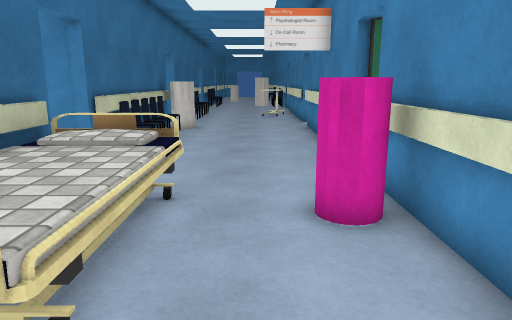
[1] (above)

20 first-person views from a walk through a scene from a Unity 3-D project. The camera is 1.5 m above the floor, tilts 12° down and sees 70° across. Doors are open. The floor is counted in squares, 0.64 m on a side. Each view is taken from the middle of a square. On the plan, view 1 faces up. The plan holds only what a view shows up to about 20 squares ahead; the rest is blank. The place goes on beyond the plan. The player character is not drawn. Some surface patterns are stand-ins.

[2]
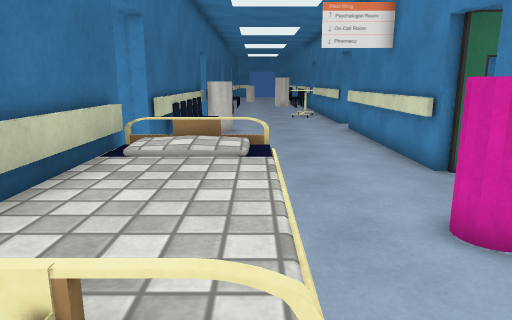

[3]
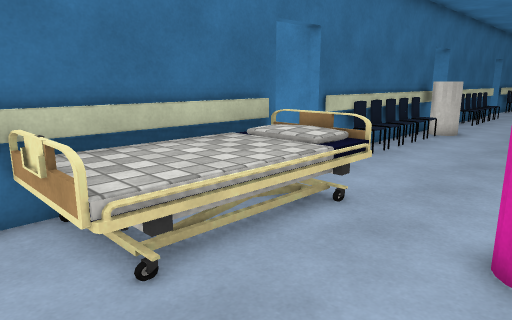

[4]
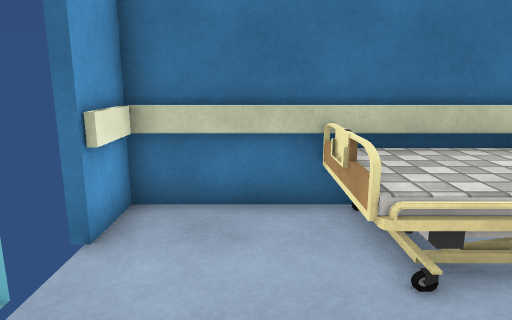

[5]
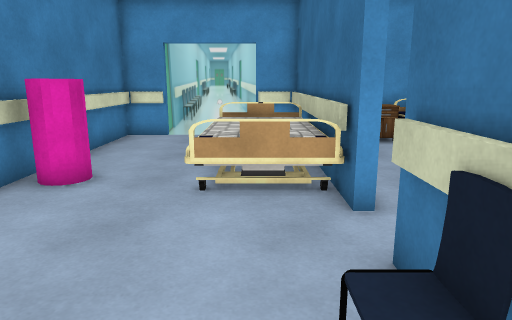

[6]
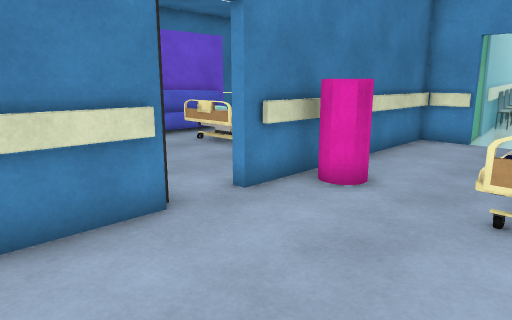

[7]
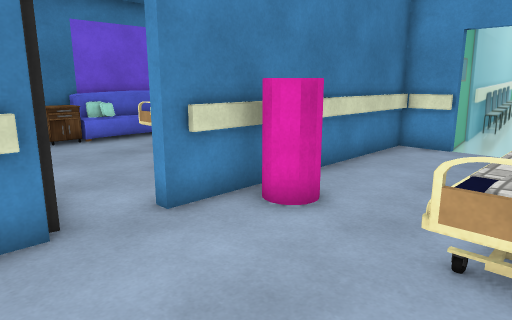

[8]
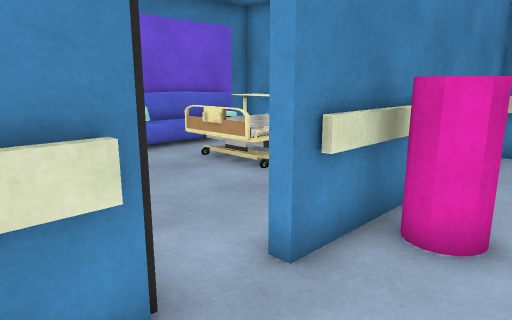

[9]
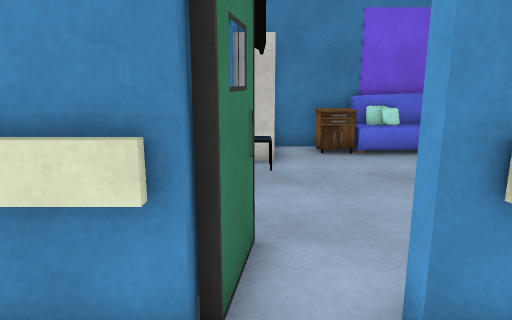

[10]
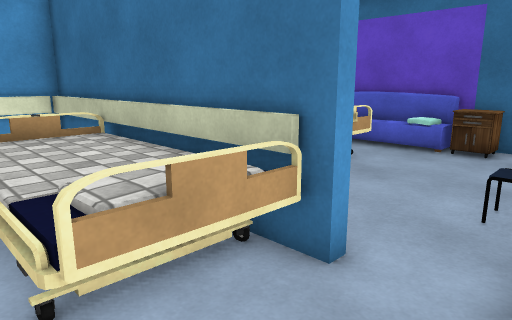

[11]
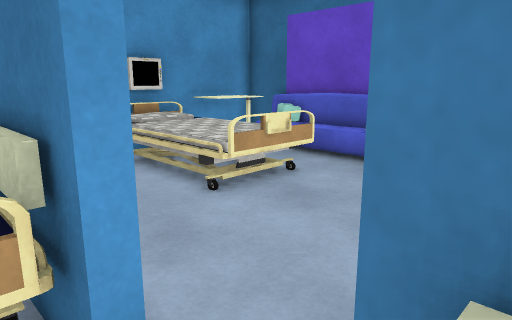

[12]
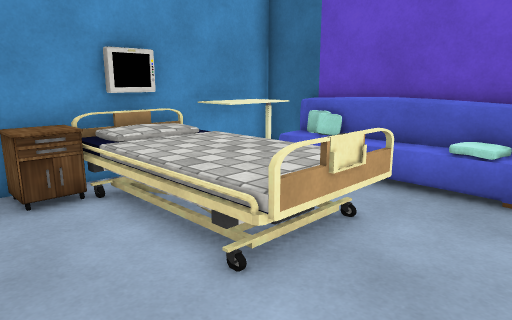

[13]
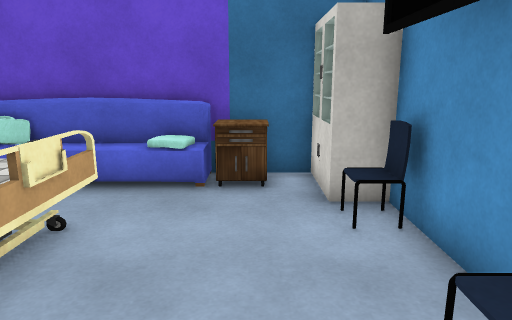

[14]
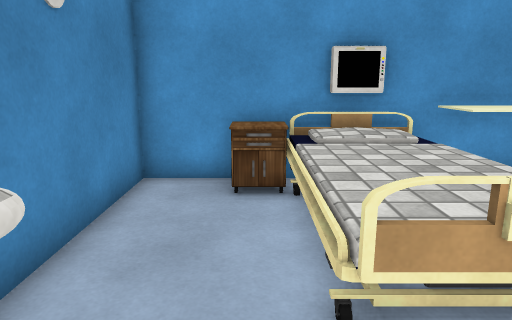

[15]
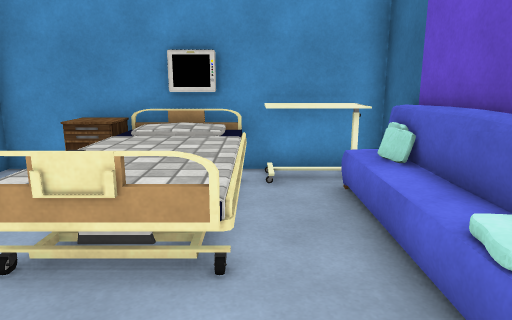

[16]
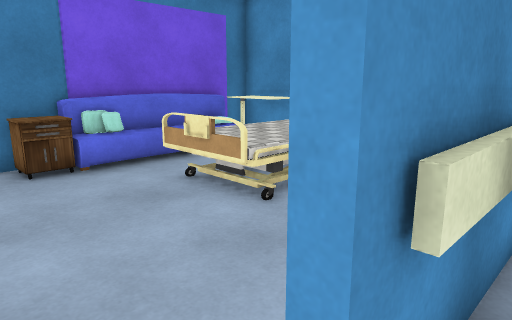

[17]
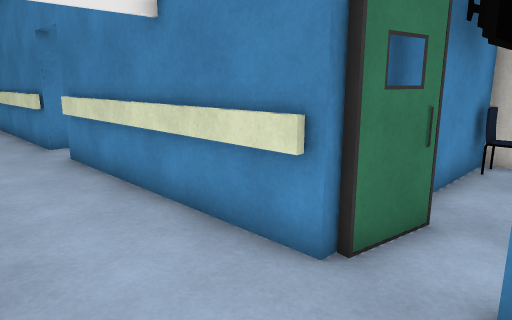

[18]
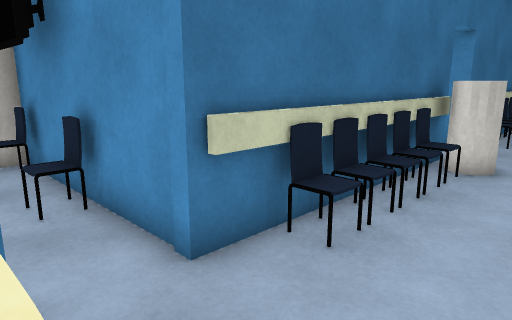

[19]
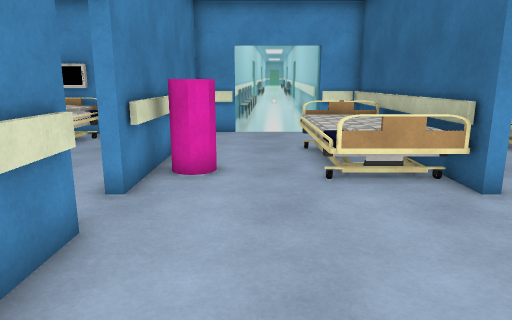

[20]
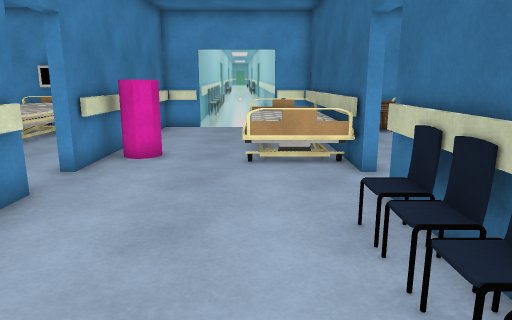

### Floor plan
Points are (right, up) in squares from view 1. A wall is a line through its corners. A room is listed if a view was taken in it or the views show most of it. See-through windows are left out.
Room 1 (views 1, 2, 3, 4, 5, 6, 7, 8, 9, 10, 11, 16, 17, 18, 19, 20)
walls: (2.6, 10.7) (2.6, 19.5); (2.8, 10.7) (2.8, 20); (-4.8, 8.6) (-4.8, -1.2); (-4.6, 8.1) (-4.6, -1.2) (-3, -1.2); (-4.6, 12.6) (-4.6, 10.7); (-4.8, 12.6) (-4.8, 10.7); (2.8, 2.5) (2.8, 8.6); (-4.6, 19.6) (-4.6, 17.4); (-4.8, 20) (-4.8, 17.4); (1, -1.2) (2.6, -1.2) (2.6, 8.1); (1, -1.4) (2.6, -1.4); (-4.6, -1.4) (-2.9, -1.4); (2.8, -1.4) (2.8, 1.6)
ways out: open door at (-5, 9.5) to room 2; open door at (-5, 20.5); open door at (-1, -1.7); open door at (3, 20.5); gap at (3, 9)
objects: chair (-5, 14) to (-4, 14); chair (-5, 15) to (-4, 15); bed (-4, 2) to (-2, 8); cylinder (-4, 18) to (-3, 19); other object (2, 6)
Room 2 (views 12, 13, 14, 15)
walls: (-15.4, 1.4) (-15.4, -0.8) (-5.2, -0.8) (-5.2, 4.4); (-15.4, 9.5) (-15.4, 5.2); (-4.6, 10.7) (-13, 10.7)
ways out: open door at (-5, 9.5) to room 1
objects: sofa (-15, 1) to (-14, 6); nightstand (-15, 7) to (-14, 8); cabinet (-15, 9) to (-13, 10); other object (-14, 0) to (-13, 1); bed (-12, 0) to (-9, 6); chair (-12, 10); nightstand (-9, 0) to (-7, 1); other object (-9, 10); chair (-8, 10)

Positions as (right, up) in squares from view 1, and headings:
1: (0, 0), facing up
2: (-2, 1), facing up
3: (2, 1), facing up-left
4: (2, 1), facing left
5: (-3, 15), facing down
6: (-3, 14), facing down-right
7: (-3, 12), facing down-right
8: (0, 12), facing down-right
9: (0, 10), facing right
10: (-1, 11), facing down-left
11: (-4, 11), facing down-left
12: (-6, 8), facing down-left
13: (-6, 8), facing left
14: (-8, 8), facing down
15: (-12, 9), facing down
16: (2, 10), facing down-right
17: (-1, 8), facing up-right
18: (-1, 8), facing up-left
19: (0, 16), facing down
20: (-2, 18), facing down
